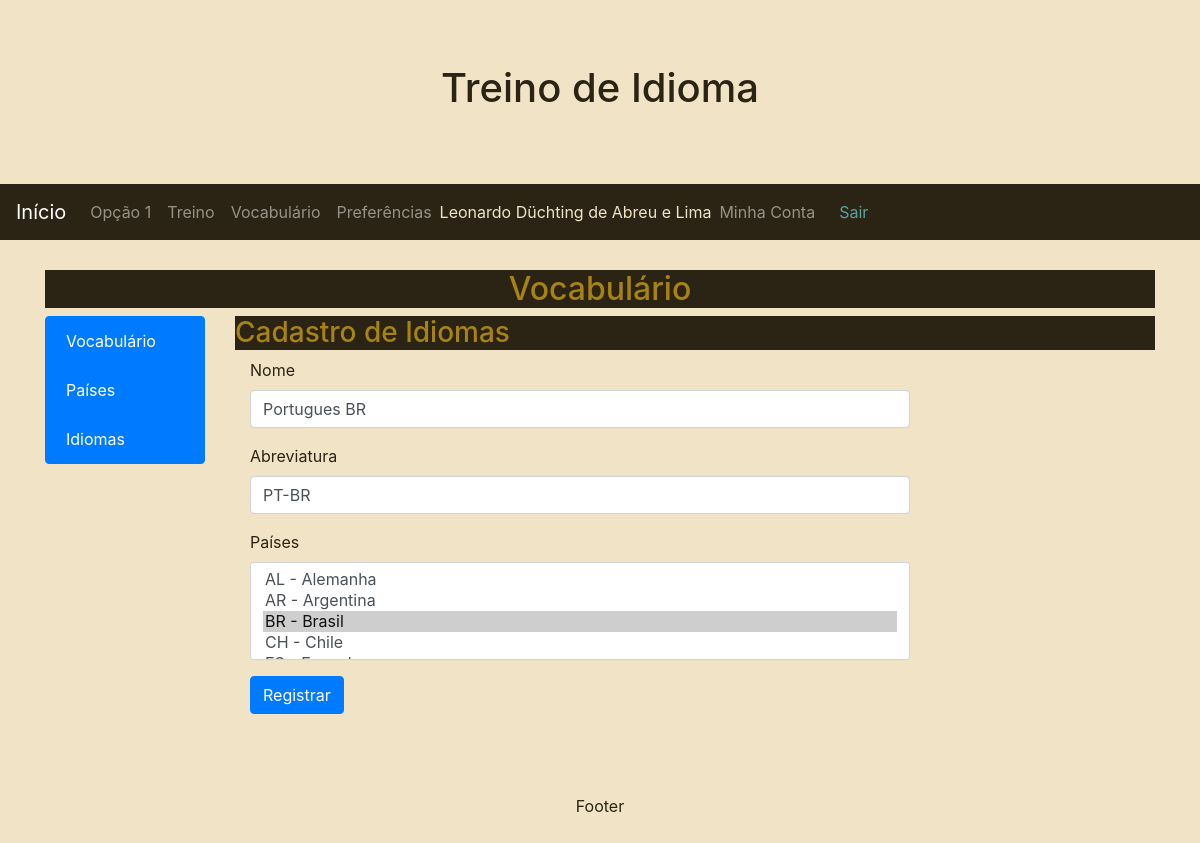
The app's page /Wortschatz/PT-BR/Sprachewechseln/ (signed in), older data.
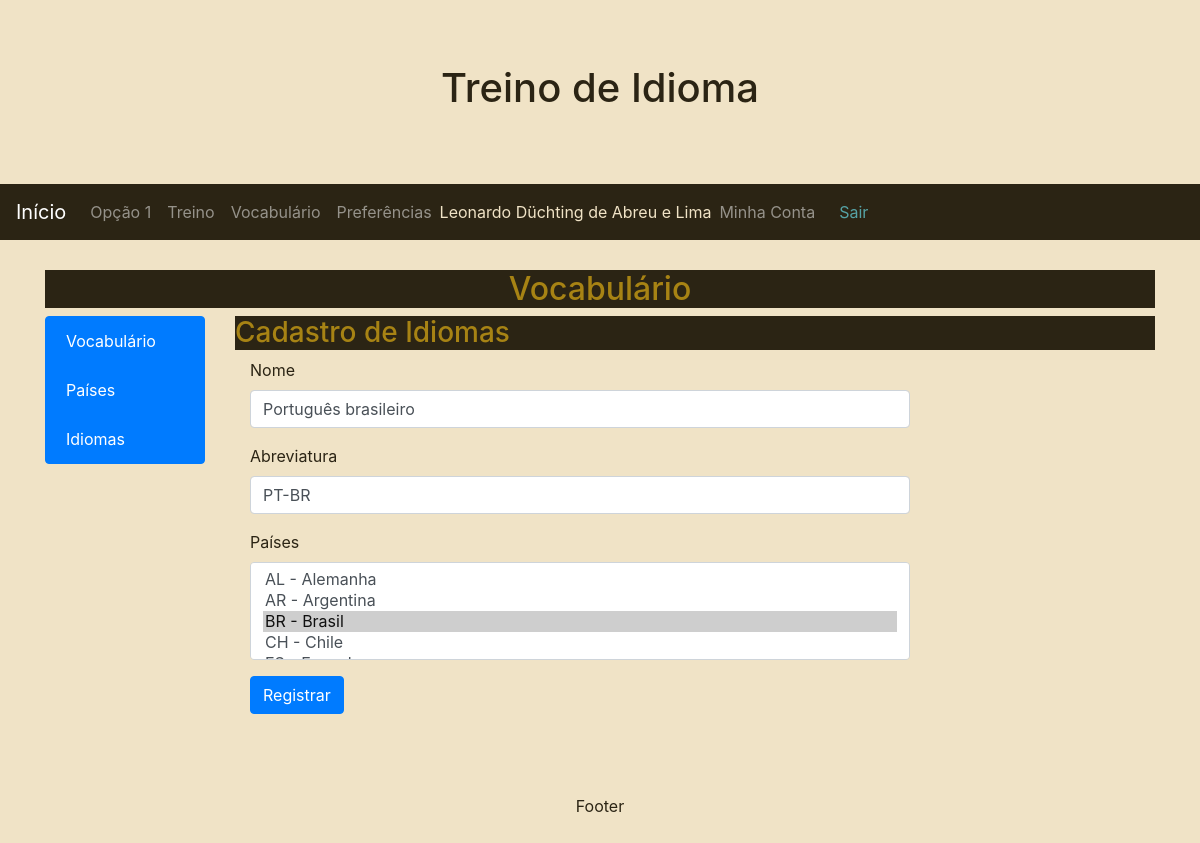
The same page, newer data.
### Wortschatz/models.py (models this page shows, shortened)
class Sprache(models.Model):
    name  = models.CharField('Nome', max_length = 100, unique=True)
    slug  = models.SlugField('Abreviatura', max_length = 7, unique=True)
    lands = models.ManyToManyField(Land, through='Land_Sprache', verbose_name="Países")
    created = models.DateTimeField('Criado em', auto_now_add=True, null=True)
    modified = models.DateTimeField('Modificado em', auto_now=True, null=True)
    class Meta:
        verbose_name = 'Idioma'
        verbose_name_plural = 'Idiomas'
        ordering = ['name', 'slug', 'created', 'modified']

### Wortschatz/views.py (the view)
# urls.py: path('<slug:slug>/Sprachewechseln/', SpracheWechselnUpdateView.as_view(), name='Sprachewechseln'),
class SpracheWechselnUpdateView(LoginRequiredMixin, UpdateView):
    model = Sprache
    template_name = 'Wortschatz/neuesSprache.html'
    fields = ['name', 'slug', 'lands']

### Wortschatz/models.py (called while the page is built)
    def __str__(self):
        return self.slug + ' - ' + self.name

### Zugriff/models.py (called while the page is built)
    def __str__(self):
        return self.name or self.username

### Wortschatz/templates/Wortschatz/neuesSprache.html (shortened to what this page needs)
{% extends "Wortschatz/index.html" %}
{% load widget_tweaks %}
{% block Wortschatz_Inhalt %}
<header>
  <h3>Cadastro de Idiomas</h3>
</header>
<section>
  <form class="form-horizontal" method="post">
    <fieldset>
      {% for field in form %}
        <div class="form-group{% if field.errors %} has-error {% endif %}">
          <label for="{{ field.auto_id }}" class="col-md-3 control-label">{{ field.label }}</label>
          <div class="col-md-9">
            {% render_field field class="form-control" %}
          </div>
        </div>
      {% endfor %}
        <div class="form-group">
          <div class="col-md-9 col-md-offset-3">
            <button type="submit" class="btn btn-primary">Registrar</button>
          </div>
        </div>
    </fieldset>
  </form>
</section>
{% endblock %}

Row changes from the older to the newer data that the page shows:
changed Sprache "PT-BR": name "Portugues BR" → "Português brasileiro"
